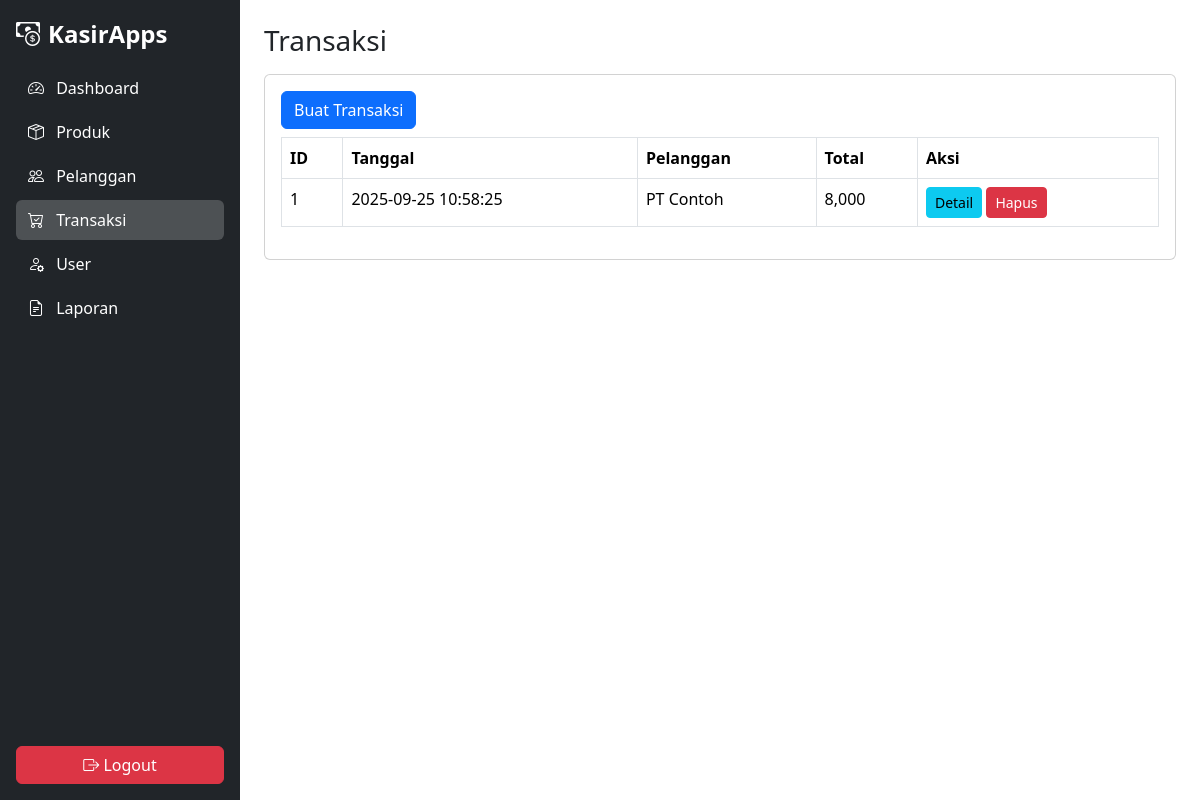
The app's page /dashboard.php?modul=transaksi&aksi=tampil (signed in) with its own data.
### tables this page shows
CREATE TABLE `transaksi` (
  `id` int(11) NOT NULL,
  `tanggal` datetime DEFAULT current_timestamp(),
  `pelanggan_id` int(11) DEFAULT NULL,
  `total` decimal(12,2) NOT NULL DEFAULT 0.00
);

CREATE TABLE `pelanggan` (
  `id` int(11) NOT NULL,
  `nama` varchar(255) NOT NULL,
  `alamat` text DEFAULT NULL,
  `telp` varchar(50) DEFAULT NULL
);

### inc/functions.php (called while the page is built, shortened)
<?php
include __DIR__ . '/../config.php';
function fetch_all($sql){
    global $koneksi;
    $res = mysqli_query($koneksi, $sql);
    $out=[]; while($r=mysqli_fetch_assoc($res)) $out[]=$r;
    return $out;
}
function get_transaksi(){ return fetch_all("SELECT t.*,p.nama as pelanggan_nama FROM transaksi t LEFT JOIN pelanggan p ON p.id=t.pelanggan_id ORDER BY t.id DESC"); }

### modul/transaksi/tampil.php (the view, shortened to what this page needs)
<?php
$trs = get_transaksi();
?>
<a href="dashboard.php?modul=transaksi&aksi=tambah" class="btn btn-primary mb-2 animate-btn">
  Buat Transaksi
</a>
<table class="table table-bordered animate-table">
  <thead>
    <tr>
      <th>ID</th>
      <th>Tanggal</th>
      <th>Pelanggan</th>
      <th>Total</th>
      <th>Aksi</th>
    </tr>
  </thead>
  <tbody>
    <?php foreach ($trs as $t): ?>
      <tr class="animate-row">
        <td><?= $t['id'] ?></td>
        <td><?= $t['tanggal'] ?></td>
        <td><?= htmlspecialchars($t['pelanggan_nama']) ?></td>
        <td><?= number_format($t['total']) ?></td>
        <td>
          <a
            class="btn btn-sm btn-info animate-btn"
            href="dashboard.php?modul=transaksi&aksi=detail&id=<?= $t['id'] ?>"
          >
            Detail
          </a>
          <a
            class="btn btn-sm btn-danger animate-btn"
            href="dashboard.php?modul=transaksi&aksi=hapus&id=<?= $t['id'] ?>"
            onclick="return confirm('Hapus transaksi?')"
          >
            Hapus
          </a>
        </td>
      </tr>
    <?php endforeach; ?>
  </tbody>
</table>

### modul/transaksi/tampil.php (style rules this page uses)
.animate-table { opacity: 0; transform: translateY(20px); transition: all 0.5s ease; }
.animate-table.visible { opacity: 1; transform: translateY(0); }
.animate-row { opacity: 0; transform: translateX(-20px); transition: all 0.4s ease; }
.animate-row.visible { opacity: 1; transform: translateX(0); }
.animate-btn { position: relative; overflow: hidden; transition: transform 0.2s ease, box-shadow 0.2s ease; }
.animate-btn:after { content: ""; position: absolute; width: 100%; height: 100%; top: 0; left: 0; pointer-events: none; background: radial-gradient(circle, rgba(255,255,255,0.4) 10%, transparent 10.01%); background-repeat: no-repeat; background-position: 50%; transform: scale(10,10); opacity: 0; transition: transform 0.5s, opacity 1s; }

### records on screen
transaksi: id "1", tanggal "2025-09-25 10:58:25", pelanggan.nama "PT Contoh", total "8,000"

### other values on screen
$key "Dashboard"
$key "Produk"
$key "Pelanggan"
$key "Transaksi"
$key "User"
$key "Laporan"
$modul "Transaksi"
